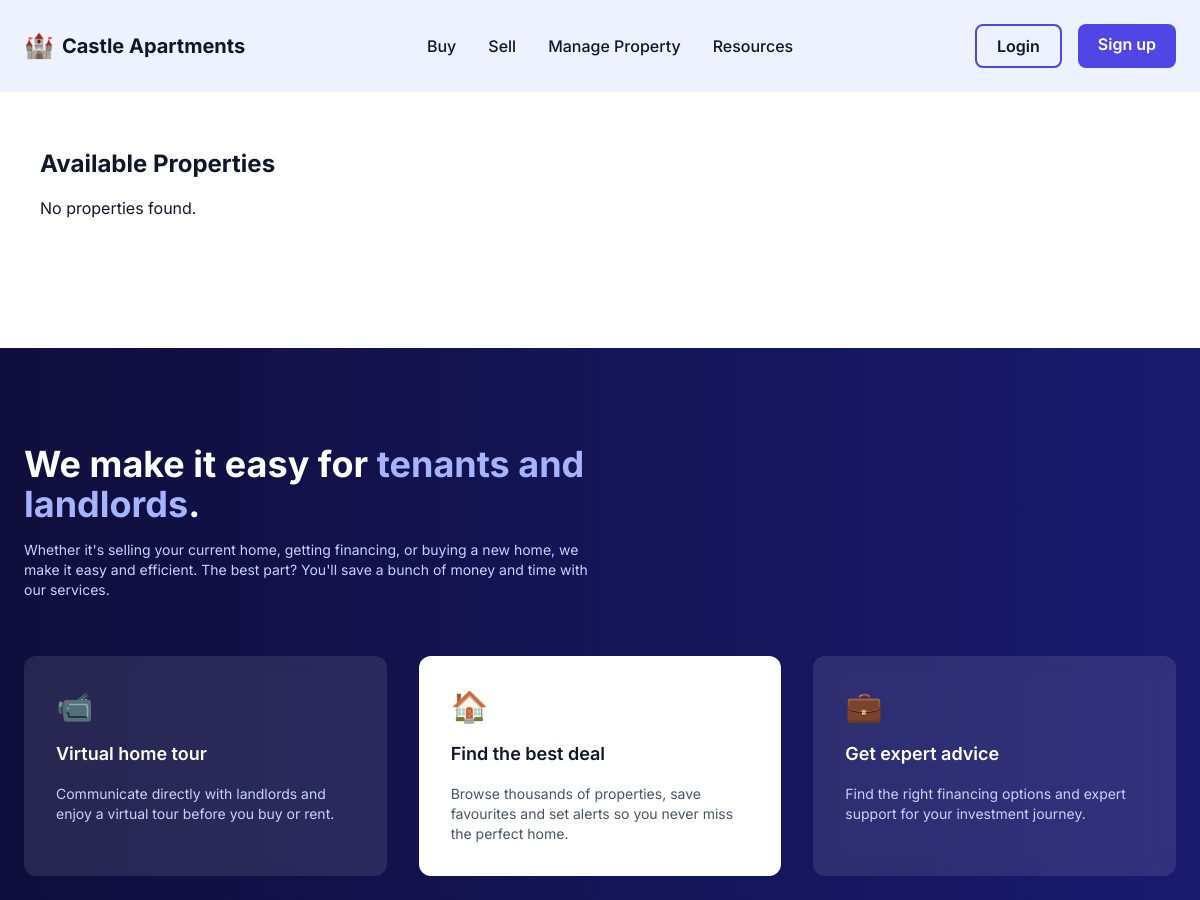
Page /property/ (upper part) on the earlier database version.
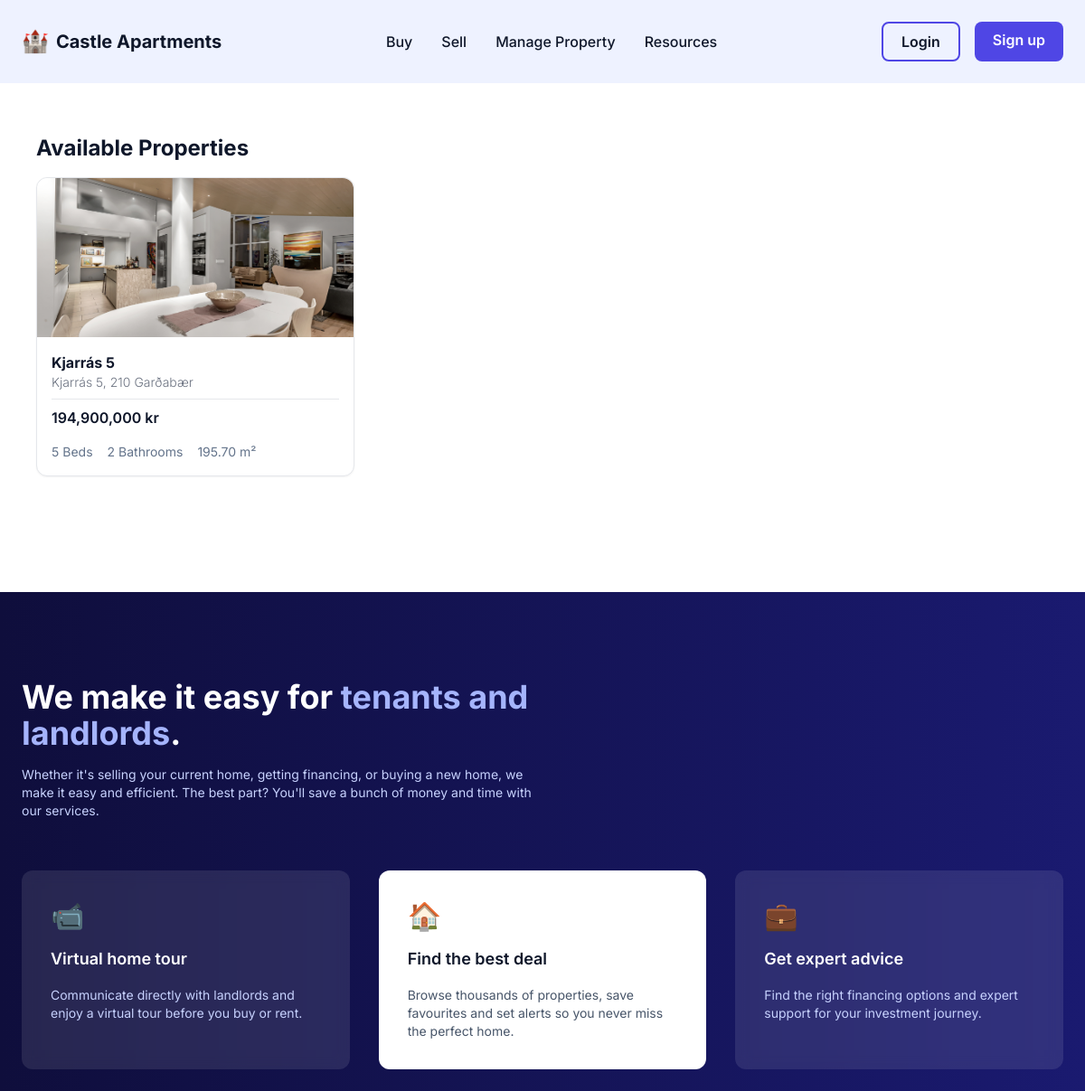
Same page on the later database version.
### property/models.py (models this page shows, shortened)
class Property(models.Model):
    PROPERTY_TYPE_CHOICES = [
        ('apartment', 'Apartment'),
        ('house', 'House'),
        ('duplex', 'Duplex'),
        ('studio', 'Studio'),
        ('land', 'Land'),
    ]
    title = models.CharField(max_length=100)
    description = models.TextField()
    price = models.DecimalField(max_digits=12, decimal_places=2)
    address = models.CharField(max_length=100)
    city = models.CharField(max_length=100, default="")
    zip_code = models.CharField(max_length=20, default="000")
    sqft = models.DecimalField(max_digits=10, decimal_places=2)
    bedrooms = models.IntegerField()
    bathrooms = models.IntegerField()
    year_built = models.IntegerField(blank=True, null=True)
    is_published = models.BooleanField(default=True)
    is_sold = models.BooleanField(default=False)
    created_at = models.DateTimeField(auto_now_add=True)
    type = models.CharField(
        max_length=20,
        choices=PROPERTY_TYPE_CHOICES,
        default='apartment'
    )
    owner = models.ForeignKey(
        settings.AUTH_USER_MODEL,
        on_delete=models.CASCADE,
        related_name='properties',
        null=True,
        blank=True,
    )
    category = models.ForeignKey(
        Category,
        related_name="items",
        on_delete=models.SET_NULL,
        null=True,
        blank=True,
    )
    def property_main_image_path(instance, filename):
        return f"property_photos/{instance.id}/{filename}"
    main_image = models.ImageField(
        upload_to=property_main_image_path,
        blank=True,
        null=True,
    )
    class Meta:
        ordering = ["title"]

### property/views.py (the view)
# urls.py: path("", views.property_list, name="list"),
def property_list(request):
    properties = Property.objects.filter(is_published=True)
    return render(request, "property/list.html", {"properties": properties})

### property/templates/property/list.html (shortened to what this page needs)
{% extends "base.html" %}
{% load humanize %}
{% block content %}
  <div class="max-w-6xl mx-auto px-4 py-8">
    <h1 class="text-2xl font-bold mb-4">Available Properties</h1>
  <div class="grid gap-8 sm:grid-cols-2 lg:grid-cols-3">
    {% for property in properties %}
      <a
        href="{% url 'property:detail' property.id %}"
        class="relative bg-white rounded-xl border shadow-sm hover:shadow-lg hover:-translate-y-1 transition"
      >
        <img
          src="{{ property.main_image.url }}"
          alt="{{ property.title }}"
          class="h-44 w-full object-cover rounded-t-xl"
        />
        <div class="p-4">
          <h3 class="font-bold">{{ property.title }}</h3>
          <h2 class="text-sm font-light mb-2 text-gray-500">
            {{ property.address }}, {{ property.zip_code }} {{ property.city }}
          </h2>
          <hr class="my-2" />
          <p class="font-semibold mb-4">{{ property.price|floatformat:"0"|intcomma }} kr</p>
          <div class="flex flex-wrap gap-4 text-sm text-slate-500">
            <span>{{ property.bedrooms }} Beds</span>
            <span>{{ property.bathrooms }} Bathrooms</span>
            <span>{{ property.sqft }} m²</span>
          </div>
        </div>
      </a>
      {% empty %}
        <p>No properties found.</p>
      {% endfor %}
    </div>
  </div>
{% endblock %}

Differences in the rows shown:
added Property: main_image (picture), title "Kjarrás 5", address "Kjarrás 5", zip_code "210", city "Garðabær", price "194,900,000", bedrooms "5", bathrooms "2", sqft "195.70"
Other differences:
text no longer shown: "No properties found."
